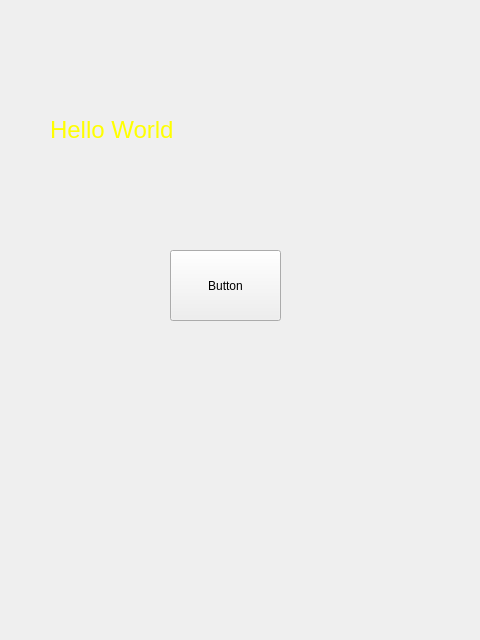
<?xml version="1.0" encoding="UTF-8"?>
<ui version="4.0">
 <class>TransparentWidget</class>
 <widget class="QWidget" name="TransparentWidget">
  <property name="geometry">
   <rect>
    <x>0</x>
    <y>0</y>
    <width>480</width>
    <height>640</height>
   </rect>
  </property>
  <property name="windowTitle">
   <string>Form</string>
  </property>
  <widget class="QLabel" name="label">
   <property name="geometry">
    <rect>
     <x>50</x>
     <y>30</y>
     <width>320</width>
     <height>200</height>
    </rect>
   </property>
   <property name="styleSheet">
    <string notr="true">#label {
	color: yellow;
	font: 18pt;
}</string>
   </property>
   <property name="text">
    <string>Hello World</string>
   </property>
  </widget>
  <widget class="QPushButton" name="pushButton">
   <property name="geometry">
    <rect>
     <x>170</x>
     <y>250</y>
     <width>111</width>
     <height>71</height>
    </rect>
   </property>
   <property name="text">
    <string>Button</string>
   </property>
  </widget>
 </widget>
 <resources/>
 <connections/>
</ui>
